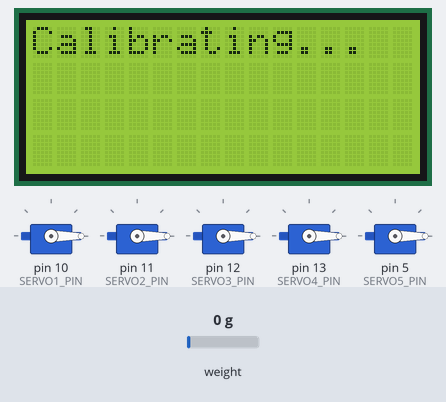
A sketch run on a simulated Arduino Uno, built with avr-gcc and run on an emulated ATmega328P. On the bench: 5 × servo, 16×4 character LCD. The test bench sets the inputs (shaded band); at power-on: weight on the scale 0 g.

Above: at 2.6 s.
At 5.7 s:
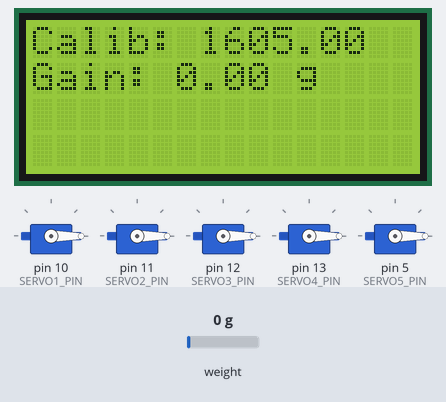
5.8 s: weight on the scale set to 45 g
At 8.1 s:
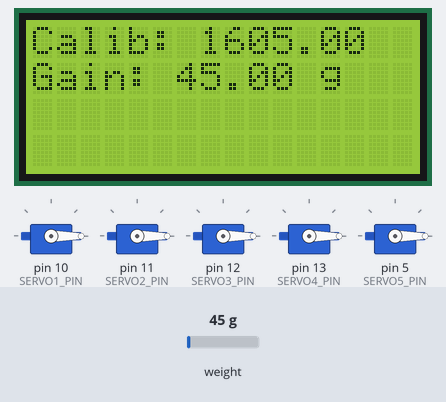
8.8 s: weight on the scale set to 52 g
At 11.2 s:
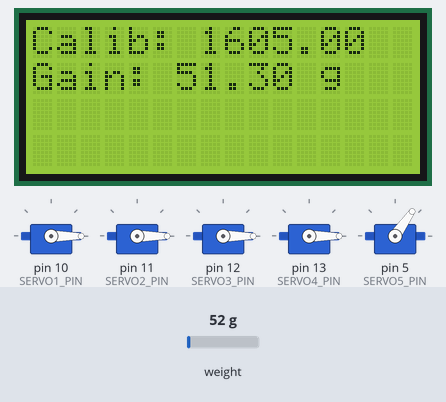
Timing chart, 0 to 12.7 s (numbered marks = the images above; inputs shaded):
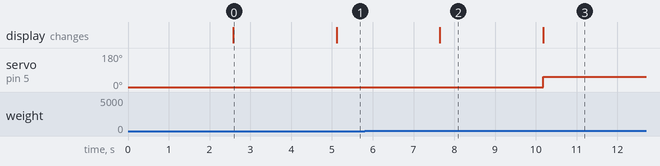

The sketch:

Egg-cellent.ino
```cpp
#include "HX711.h"
#include <Servo.h>
#include <Wire.h>
#include <LiquidCrystal_I2C.h>

#define DT_PIN  6
#define SCK_PIN 7
#define SERVO1_PIN 10
#define SERVO2_PIN 11
#define SERVO3_PIN 12
#define SERVO4_PIN 13
#define SERVO5_PIN 5

HX711 scale;
Servo servo1;
Servo servo2;
Servo servo3;
Servo servo4;
Servo servo5;

// LCD configuration
LiquidCrystal_I2C lcd1(0x27, 16, 4);  // First LCD (0x27, 16x4)

float calibration_factor = 1605.0; // adjust calibration
float baseline_weight = 0.0; // Store baseline weight
const int numReadings = 10; // Number of readings for smoothing

void setup() {
  Serial.begin(9600);
  scale.begin(DT_PIN, SCK_PIN);
  scale.set_scale(calibration_factor);
  scale.tare(); // Set initial tare weight
  baseline_weight = getStableWeight(); // Store baseline weight

  servo1.attach(SERVO1_PIN);
  servo2.attach(SERVO2_PIN);
  servo3.attach(SERVO3_PIN);
  servo4.attach(SERVO4_PIN);
  servo5.attach(SERVO5_PIN);

  // Initialize servos to 0 degrees
  servo1.write(0);
  servo2.write(0);
  servo3.write(0);
  servo4.write(0);
  servo5.write(0);

  // Initialize LCD
  lcd1.begin(16, 4);
  lcd1.backlight();
  lcd1.setCursor(0, 0);
  lcd1.print("Calibrating...");
  delay(1000);
}

float getStableWeight() {
  float sum = 0;
  for (int i = 0; i < numReadings; i++) {
    sum += scale.get_units();
    delay(50); // Small delay to allow stable readings
  }
  return sum / numReadings; // Return the average
}

void loop() {
  if (scale.is_ready()) {
    float current_weight = getStableWeight();
    float weight_gain = current_weight - baseline_weight; // Calculate weight gain

    lcd1.clear();
    lcd1.setCursor(0, 0);
    lcd1.print("Calib: ");
    lcd1.print(calibration_factor);

    lcd1.setCursor(0, 1);
    lcd1.print("Gain: ");
    lcd1.print(weight_gain, 2);
    lcd1.print(" g");

    // Control servos based on weight gain
    if (weight_gain >= 70.0 && weight_gain <= 100.0) {
      servo1.write(60);
      delay(10000);
    } else if (weight_gain >= 65.0 && weight_gain <= 69.9) {
      servo2.write(45);
       delay(10000);
    } else if (weight_gain >= 60.0 && weight_gain <= 64.9) {
      servo3.write(60);
       delay(10000);
    } else if (weight_gain >= 55.0 && weight_gain <= 59.9) {
      servo4.write(55);
       delay(10000);
    } else if (weight_gain >= 50.0 && weight_gain <= 54.9) {
      servo5.write(55);
       delay(10000);
    } else {
      // Reset servos if weight gain is out of range
      servo1.write(0);
      servo2.write(0);
      servo3.write(0);
      servo4.write(0);
      servo5.write(0);
    }
  } else {
    lcd1.clear();
    lcd1.setCursor(0, 0);
    lcd1.print("Scale not detected.");
  }

  delay(1000);
}
```

Measured:
- the behaviour switches between 49 and 50 g on weight on the scale (found by bisection; images 2 and 3)
- after the input at 5.8 s, the display: changes after 1.8 s (image 2)
- after the input at 8.8 s, servo on pin 5 (SERVO5_PIN): 0° → 55° after 1.4 s; the display: changes after 1.4 s (image 3)
- what the display in image 0 shows lasts 2.5 s, from 2.6 s to 5.1 s
